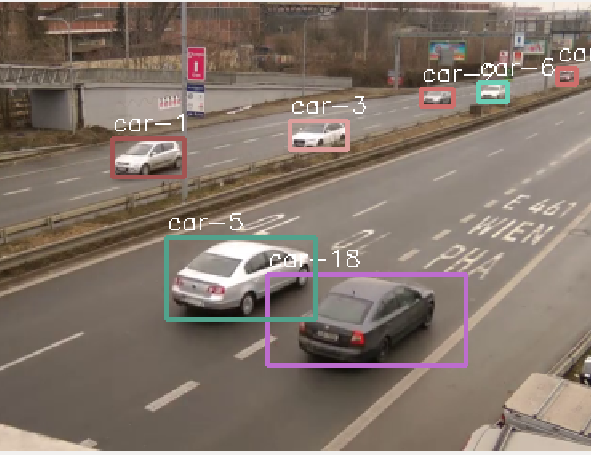
#> input picture Tracker.PNG, 591 x 455 px, given in place of test_simple.mp4, which was not available
$ python main1.py
#> lines starting #> are read from the running program, lines starting #| are printed output that depends on the picture; after the words box and inside, x2 and y2 are one past the last pixel; in counts of white or black regions, pixels touching at a corner belong together; long printed decimals are rounded; pictures that were not available may be replaced by others from this repository, and a replacement may not be noted
### Final2/pc_lines_diamond/mx_lines.py
# -*- coding: utf-8 -*-


# you can use
import numpy as np
import matplotlib.pyplot as plt
from sklearn import linear_model
from pc_lines_diamond.ransac.ransac import *


def augment(xys):
    axy = np.ones((len(xys), 3))
    axy[:, :2] = xys
    return axy

def estimate(xys):
    axy = augment(xys[:2])
    return np.linalg.svd(axy)[-1][-1, :]

def is_inlier(coeffs, xy, threshold):
    return np.abs(coeffs.dot(augment([xy]).T)) < threshold
#def get_lines_coeffs(lines_xy_coordinates, radius = 22, img_shape=[512,512]):
#    """
#    linexy_coordinates can be n x ? array n is number of lines
#    ? is number of points in that line may be any numbers
#    """
#    rads_size =1
#    patch_size= radius * 2 + 1
#    height, width = img_shape
#
#    dist = np.zeros([len(lines_xy_coordinates, patch_size, patch_size)])
#    # mask with distances
#    for i in range(patch_size):
#        for j in range(patch_size):
#            dist[i,j] = max(abs(i - radius), abs(j-radius))
#
#    w_c = (width - 1) / 2.0
#    h_c = (height - 1)/ 2.0
#
#    norm = max(w_c, h_c) - radius
#
##    for i in np.arange(radius, width - radius, 1):
##        for j in np.arange(radius, height - radius,1):
#    for i in range(len(lines_xy_coordinates)):
#        results  = lines_xy_coordinates[i]
#
#        # fit ellipse


# [69 lines left out: functions fit_ellipse, eigens, not called in this run]

#def run_fitting(points, width, height, rads,padding=22):
#    """
#
#    width and height is belong to original image
#    points are 4 valued array, x1,y1,x2,y2
#
#    """
#    width = width + 2 * padding
#    height = height + 2 * height
#
#    patch_size = rads[-1] * 2 +1
#    dist = np.zeros([patch_size, patch_size])
#    for i in range(patch_size):
#        for j in range(patch_size):
#            dist[i, j] = max(abs(i - rads[-1]),abs(j - rads[-1]))
#    w_c = (width -1)/2
#    h_c = (height-1)/2
#    norm = (max(w_c, h_c) - rads[-1])
#
#    for i in range(len(points)):
#        ix = (points[i][2] -points[i][0])/2
#        iy = (points[i][1] - points[1][0])/2
#        m_point = [ix, iy, dist[]]
#        fit_ell
##
#
#points = np.array([( 0 , 3),
#    ( 1 , 2),
#    ( 1 , 7),
#    ( 2 , 2),
#    ( 2 , 4),
#    ( 2 , 5),
#    ( 2 , 6),
#    ( 2 ,14),
#    ( 3 , 4),
#    ( 4 , 4),
#    ( 5 , 5),
#    ( 5 ,14),
#    ( 6 , 4),
#    ( 7 , 3),
#    ( 7 , 7),
#    ( 8 ,10),
#    ( 9 , 1),
#    ( 9 , 8),
#    ( 9 , 9),
#    (10,  1),
#    (10,  2),
#    (10 ,12),
#    (11 ,8),
#    (11 , 7),
#    (12 , 7),
#    (12 ,11),
#    (12 ,12),
#    (13 , 6),
#    (13 , 8),
#    (13 ,12),
#    (14 , 4),
#    (14 , 5),
#    (14 ,10),
#    (14 ,13)])
#

def get_coeffs(points):
# [5 lines of commented-out code are left out]
    goal_inliers = len(points)
    max_iterations = 3
    m, b,new_points  = run_ransac(points, estimate, lambda x, y: is_inlier(x, y, 0.1), goal_inliers, max_iterations, 20)
#    print(m)
    a,b,c = m
    c = -b * new_points[0][1] - a * new_points[0][0]
    return a,b,c


#ax + by + c=0
#y = -1(ax+c)/ b
def gety(x, a,b,c):
    return -(a*x + c)/b

# [41 lines that do not run on import are left out]

### Final2/pc_lines_diamond/ransac/ransac.py
import random
import numpy as np
def run_ransac(data, estimate, is_inlier, sample_size, goal_inliers, max_iterations, stop_at_goal=True, random_seed=30):
    best_ic = 0
    best_model = None
    random.seed(random_seed)
    # random.sample cannot deal with "data" being a numpy array
    data = list(data)
    for i in range(max_iterations):
# [4 lines of commented-out code are left out]
        s = random.sample(data, int(sample_size))
        m = estimate(s)
        ic = 0
        for j in range(len(data)):
            if is_inlier(m, data[j]):
                ic += 1

#        print(s)
#        print('estimate:', m,)
#        print('# inliers:', ic)

        if ic > best_ic:
            best_ic = ic
            best_model = m
            if ic > goal_inliers and stop_at_goal:
                break
#        print('took iterations:', i+1, 'best model:', best_model, 'explains:', best_ic)
#    print(best_model, best_ic)
    return best_model, best_ic, s
# [4 lines left out: function augment, not called in this run]

def estimate(xys):
    axy = augment(xys[:2])
    return np.linalg.svd(axy)[-1][-1, :]

def is_inlier(coeffs, xy, threshold):
    return np.abs(coeffs.dot(augment([xy]).T)) < threshold
#def get_lines_coeffs(lines_xy_coordinates, radius = 22, img_shape=

### Final2/main1.py
# -*- coding: utf-8 -*-
from __future__ import print_function
"""
Created on Wed Feb 19 08:51:41 2020

@author: ixtiyor
"""
from random import randrange
import numpy as np
import cv2 as cv
import os
import math
import random
#from common import anorm2, draw_str
from pylsd import lsd
import matplotlib.pyplot as plt
from pc_lines_diamond.mx_lines import  fit_ellipse, gety,get_coeffs
import cv2
#from pclines import params, denoise_lanes
#parameters to change
lk_params = dict( winSize  = (15, 15),
                  maxLevel = 2,
                  criteria = (cv.TERM_CRITERIA_EPS | cv.TERM_CRITERIA_COUNT, 10, 0.03))

feature_params = dict( maxCorners = 100,
                       qualityLevel = 0.2,
                       minDistance = 7,
                       blockSize = 7 )

def draw_hough_line(accumulator, thetas, rhos):
# [20 lines of commented-out code are left out]

    accumulator = np.array(accumulator/ np.max(accumulator)  * 255, dtype=np.uint8)
#    accumulator = cv2.resize(accumulator, (512,512))
    return accumulator
def twoPoints2Polar(line):
    p1 = np.array(line[0])
    p2 = np.array(line[1])
    # Compute 'rho' and 'theta'
    rho = abs(p2[0]*p1[1] - p2[1]*p1[0]) / cv.norm(p2 - p1);
    theta = -np.arctan2((p2[0] - p1[0]) , (p2[1] - p1[1]));

    # You can have a negative distance from the center
    # when the angle is negative
    if (theta < 0):
        rho = -rho;

    return rho, theta
class App:
    def __init__(self, video_src):
        # parameters to change
        self.track_len = 20
        self.detect_interval = 5
        self.tracks = []
        self.cam = cv.VideoCapture(video_src)
        self.frame_idx = 0

    def get_len_tracks(self, i):
        x = self.tracks[i][0][0]
        y = self.tracks[i][0][1]
        len_= 0
        diff_xs = 0
        diff_ys = 0
        for j in np.arange(1, len(self.tracks[i]),1):
            xn = self.tracks[i][j][0]
            yn = self.tracks[i][j][1]
            diff_x = (xn-x)
            diff_y = (yn-y)
            len_ += math.sqrt(diff_x * diff_x + diff_y * diff_y)
            diff_xs += diff_x
            diff_ys += diff_y

        return len_, (diff_xs, diff_ys)

    def line_intersection_point(self, line1, line2):
        xdiff = (line1[0][0] - line1[1][0], line2[0][0] - line2[1][0])
        ydiff = (line1[0][1] - line1[1][1], line2[0][1] - line2[1][1])

        def det(a, b):
            return a[0] * b[1] - a[1] * b[0]

        div = det(xdiff, ydiff)
        if div == 0:
           return None, None

        d = (det(*line1), det(*line2))
        x = det(d, xdiff) / div
        y = det(d, ydiff) / div
        return x, y

    def take_n_best_lanes(self, accumulator, thetas, rhos, n = 3):
        rho_id, t_id = np.unravel_index(np.argmin(accumulator), np.array(accumulator).shape)
        min_value = accumulator[rho_id, t_id]
        accumulator_temp = accumulator.copy()
        points = []
        for i in range(n):
            rho_id, t_id = np.unravel_index(np.argmax(accumulator_temp), np.array(accumulator_temp).shape)
            accumulator_temp[rho_id, t_id] = min_value
            rho = rhos[rho_id]
            theta = thetas[t_id]
            a, b= math.cos(theta), math.sin(theta)
            x0 = a*rho
            y0 = b*rho
            pt1 = (int(round(x0 + 1000*(-b))), int(round(y0 + 1000*(a))))
            pt2 = (int(round(x0 - 1000*(-b))), int(round(y0 - 1000*(a))))
            points.append((pt1, pt2))
        return points

    def take_lane_towards_horizon(self,point1, point2, length=30):
        xdiff = (point1[0] - point2[0])
        ydiff = (point1[1] - point2[1])
        len_ = math.sqrt(xdiff*xdiff + ydiff*ydiff)
        return (point1, (int(point1[0] + length* xdiff/len_),int(point1[1] + length* ydiff/len_)))

    def run(self):
        thetas = np.deg2rad(np.arange(-90.0, 90.0))
        num_thetas = len(thetas)
        cos_t = np.cos(thetas)
        sin_t = np.sin(thetas)
        _ret, frame = self.cam.read()
#> frame is the input picture: shape (455, 591, 3); mean B, G, R 106.3, 116.5, 130.3
        frame = cv.resize(frame, (320,320 ))
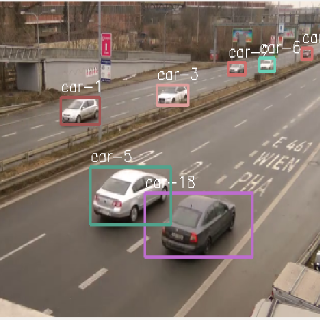
#> frame: shape (320, 320, 3); mean B, G, R 106.3, 116.5, 130.3
        width = frame.shape[1]
#> width = 320
        height = frame.shape[0]
#> height = 320

#        self.prms = params(width, height)

        diag_len = np.ceil(np.sqrt(width * width + height * height))   # max_dist
#> diag_len = 453
        diag_len = int(diag_len)
        accumulator1 = np.zeros((2 * diag_len, num_thetas), dtype=np.uint64)
        accumulator2 = np.zeros((2 * diag_len, num_thetas), dtype=np.uint64)
        hough_image = None

        while True:
            _ret, frame = self.cam.read()
            frame = cv.resize(frame, (width,height ))
            print(diag_len)
#| 453
            rhos = np.linspace(-diag_len,diag_len,diag_len*2)
#> rhos = 906 values from -453 to 453
            frame_gray = cv.cvtColor(frame, cv.COLOR_BGR2GRAY)
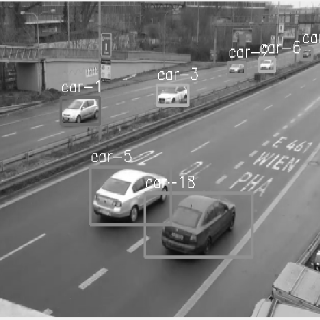
#> frame_gray: shape (320, 320); min 11, max 255, mean 119.4
            vis = frame.copy()


            #vis = np.zeros(frame.shape, np.uint8)
            if len(self.tracks) > 0:
                img0, img1 = self.prev_gray, frame_gray
                p0 = np.float32([tr[-1] for tr in self.tracks]).reshape(-1, 1, 2)
                p1, _st, _err = cv.calcOpticalFlowPyrLK(img0, img1, p0, None, **lk_params)
                p0r, _st, _err = cv.calcOpticalFlowPyrLK(img1, img0, p1, None, **lk_params)
                d = abs(p0-p0r).reshape(-1, 2).max(-1)
                good = d < 1 # parameter to change
                new_tracks = []
                for tr, (x, y), good_flag in zip(self.tracks, p1.reshape(-1, 2), good):
                    if not good_flag:
                        continue
                    tr.append((x, y))
                    if len(tr) > self.track_len:
                        del tr[0]
                    new_tracks.append(tr)
                    cv.circle(vis, (x, y), 1, (0, 255, 0), -1)
                self.tracks = new_tracks

                print('track count: %d' % len(self.tracks))

            if self.frame_idx % self.detect_interval == 0:
                mask = np.zeros_like(frame_gray)
                mask[:] = 255
                for x, y in [np.int32(tr[-1]) for tr in self.tracks]:
                    cv.circle(mask, (x, y), 5, 0, -1)
                p = cv.goodFeaturesToTrack(frame_gray, mask = mask, **feature_params)
#> p = 47 rows, first 8: [250, 51], [266, 47], [241, 54], [233, 54], [313, 36], [103, 155], [147, 185], [296, 47]
                if p is not None:
                    for x, y in np.float32(p).reshape(-1, 2):
                        self.tracks.append([(x, y)])
#> this loop made 47 passes
#> (x, y) on passes 1 to 12: (250, 51), (266, 47), (241, 54), (233, 54), (313, 36), (103, 155), (147, 185), (296, 47), (160, 73), (154, 181), (94, 157), (168, 73)
#> after the loop, self.tracks = 47 items

            # [9 lines of commented-out code are left out]
            for i in range(len(self.tracks)):
                len_, (diff_xs, diff_ys) = self.get_len_tracks(i)
                cv.polylines(vis, np.int32([self.tracks[i]]), False, (0, 0, 255))
# [12 lines of commented-out code are left out]
                a,b,c = get_coeffs(np.array(self.tracks[i]))
                xs = [-width,width-1]
                ys= [gety(xs[0], a,b,c),gety(xs[1], a,b,c)]
                rho, theta = twoPoints2Polar([[xs[0], ys[0]], [xs[1], ys[1]]])
                rho = rho + diag_len
                print('theta', theta)
                theta_id = (theta * 180 /np.pi)
                if(theta_id >0):
                    theta_id = theta_id + 90
                else:
                    theta_id = -theta_id
                accumulator1[int(rho), int(theta_id)] += 10
#> this loop made 47 passes
#> (x in get_len_tracks, y in get_len_tracks, m in get_coeffs, b, a, ys, p1 in twoPoints2Polar, p2 in twoPoints2Polar) on passes 1 to 6: (250, 51, [-0.00392, -0.000396, 1], -0.000396, -0.00392, [5696.8, -632.4], [-320, 5696.8], [319, -632.4]), (266, 47, [-0.0037, -0.000325, 1], -0.000325, -0.0037, [6731.4, -557.6], [-320, 6731.4], [319, -557.6]), (241, 54, [-0.00405, -0.000448, 1], -0.000448, -0.00405, [5123.5, -650.9], [-320, 5123.5], [319, -650.9]), (233, 54, [-0.00418, -0.000478, 1], -0.000478, -0.00418, [4889.5, -698], [-320, 4889.5], [319, -698]), (313, 36, [-0.00317, -0.000182, 1], -0.000182, -0.00317, [11079.5, -68.68], [-320, 11079.5], [319, -68.68]), (103, 155, [-0.00537, -0.00288, 1], -0.00288, -0.00537, [944, -247.9], [-320, 944], [319, -247.9])
#| theta -3.041
#| theta -3.054
#| theta -3.031
#| theta -3.028
#| theta -3.084
#| theta -2.649
#| theta -2.692
#| theta -3.063
#> (further printed lines are left out)
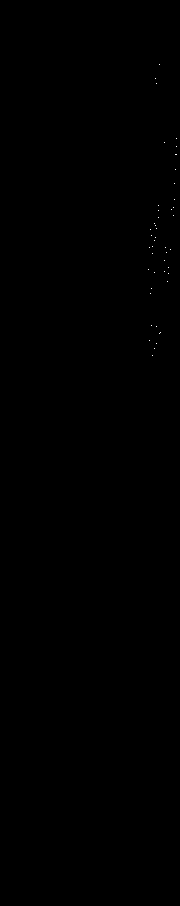
#> accumulator1: shape (906, 180) uint64; values 0 (black) and 10 (white), 0.03% white in thin lines or dots, all inside (x1, y1, x2, y2) = (148, 64, 177, 356)


            hough_image = draw_hough_line(accumulator1,thetas, rhos )
#            hough_image2 = draw_hough_line(accumulator2,thetas, rhos )

            points_acc1 = self.take_n_best_lanes(accumulator1, thetas, rhos, n = 2)
#> after the loop in take_n_best_lanes, `for i in range(n):`: accumulator_temp: shape (906, 180) uint64; values 0 (black) and 10 (white), 0.03% white in thin lines or dots, all inside (x1, y1, x2, y2) = (148, 83, 177, 356)
            for i in range(len(points_acc1)):
                cv.line( vis, points_acc1[i][0], points_acc1[i][1], (122,0,255), 2, 8 );
#> this loop made 2 passes
            points_acc2 = self.take_n_best_lanes(accumulator2, thetas, rhos, n = 2)
#> in take_n_best_lanes (call 2), `rho_id, t_id = np.unravel_index(np.argmin(accumulator), np.array(accum..`: accumulator: shape (906, 180) uint64; every value is 0
            for i in range(len(points_acc1)):
                cv.line( vis, points_acc2[i][0], points_acc2[i][1], (255,0,122), 2, 8 );

# [9 lines of commented-out code are left out]
            self.frame_idx += 1
            self.prev_gray = frame_gray

#            print(np.shape(vis), np.shape(frame), type(vis), type(vis[0,0,0]), type(frame[0,0,0]))
#            blnd_img = cv.add(vis,frame)
#            cv.imshow('img', blnd_img)
#            hough_image[np.where(hough_image <100) ] = 0
#> (the run stopped early here; a loop or call above may not have finished)

$ run again, on calibr.PNG
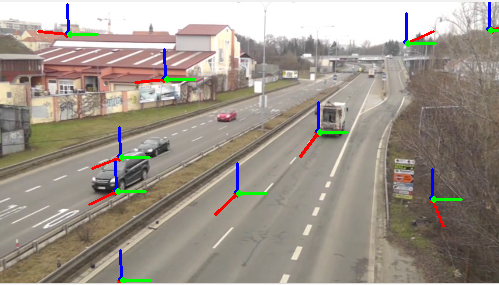
#> input picture calibr.PNG, 499 x 285 px, given in place of test_simple.mp4, which was not available
#> in run, frame is the input picture: shape (285, 499, 3); mean B, G, R 139.5, 149.5, 158.3
#> in run, `frame = cv.resize(frame, (320,320 ))`:
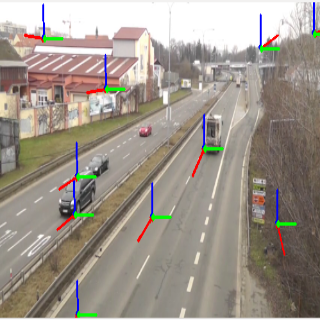
#> frame: shape (320, 320, 3); mean B, G, R 139.4, 149.4, 158.2
#| 453
#> in run, `frame_gray = cv.cvtColor(frame, cv.COLOR_BGR2GRAY)`:
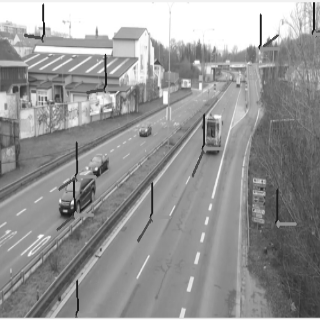
#> frame_gray: shape (320, 320); min 25, max 255, mean 150.8
#> p = 77 rows, first 8: [104, 56], [39, 36], [156, 63], [96, 172], [114, 96], [70, 202], [263, 44], [75, 315]
#> the loop in run, `for x, y in np.float32(p).reshape(-1, 2):` made 77 passes
#> after the loop in run, `for x, y in np.float32(p).reshape(-1, 2):`: self.tracks = 77 items
#> the loop in run, `for i in range(len(self.tracks)):` made 77 passes
#> (x in get_len_tracks, y in get_len_tracks, m in get_coeffs, b, a, ys, p1 in twoPoints2Polar, p2 in twoPoints2Polar) on passes 1 to 4: (104, 56, [-0.00847, -0.00213, 1], -0.00213, -0.00847, [1737.8, -796.8], [-320, 1737.8], [319, -796.8]), (39, 36, [-0.0188, -0.00736, 1], -0.00736, -0.0188, [954.3, -680.2], [-320, 954.3], [319, -680.2]), (156, 63, [-0.00594, -0.00115, 1], -0.00115, -0.00594, [2512.8, -775.9], [-320, 2512.8], [319, -775.9]), (96, 172, [-0.00508, -0.00298, 1], -0.00298, -0.00508, [880.6, -207.9], [-320, 880.6], [319, -207.9])
#> (printed output is left out)
#> the loop in run, `for i in range(len(points_acc1)):` made 2 passes

$ run again, on object_Detect1.PNG
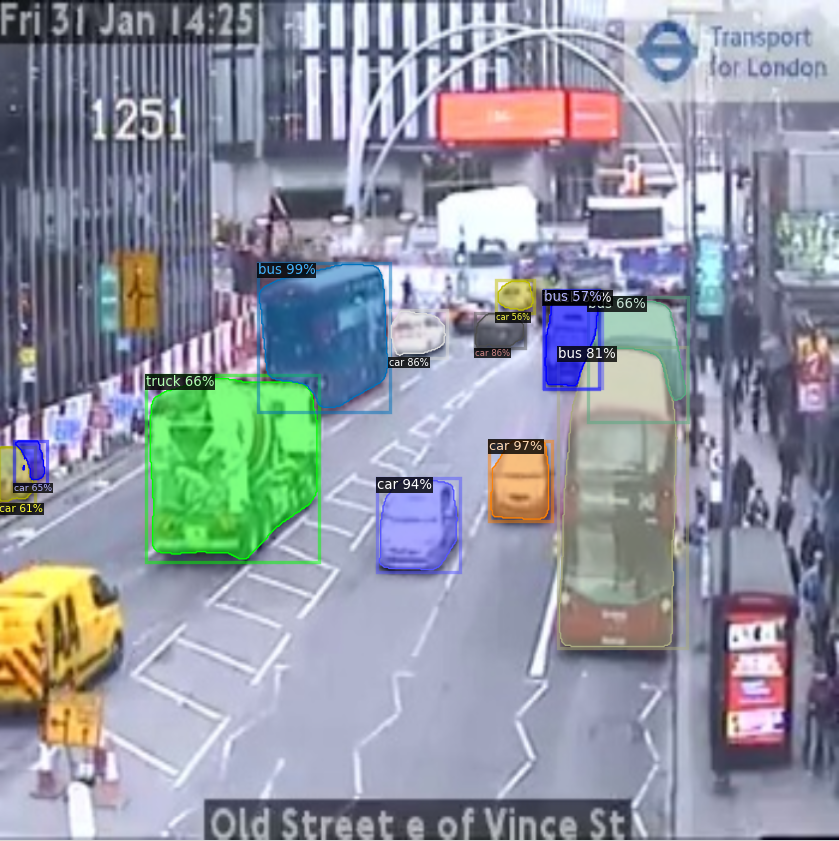
#> input picture object_Detect1.PNG, 839 x 841 px, given in place of test_simple.mp4, which was not available
#> in run, frame is the input picture: shape (841, 839, 3); mean B, G, R 160.4, 148.9, 143.9
#> in run, `frame = cv.resize(frame, (320,320 ))`:
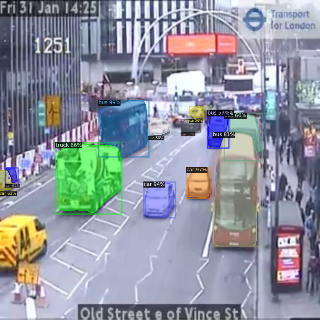
#> frame: shape (320, 320, 3); mean B, G, R 160.1, 148.7, 143.7
#| 453
#> in run, `frame_gray = cv.cvtColor(frame, cv.COLOR_BGR2GRAY)`:
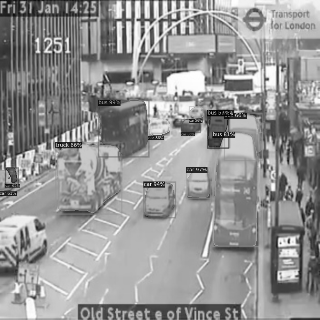
#> frame_gray: shape (320, 320); min 0, max 255, mean 148.5
#> p = 100 rows, first 8: [70, 139], [59, 140], [145, 184], [128, 18], [137, 20], [147, 18], [224, 136], [174, 18]
#> the loop in run, `for x, y in np.float32(p).reshape(-1, 2):` made 100 passes
#> after the loop in run, `for x, y in np.float32(p).reshape(-1, 2):`: self.tracks = 100 items
#> the loop in run, `for i in range(len(self.tracks)):` made 100 passes
#> (x in get_len_tracks, y in get_len_tracks, m in get_coeffs, b, a, ys, p1 in twoPoints2Polar, p2 in twoPoints2Polar) on passes 1 to 4: (70, 139, [-0.00643, -0.00396, 1], -0.00396, -0.00643, [772.1, -265.2], [-320, 772.1], [319, -265.2]), (59, 140, [-0.00658, -0.00437, 1], -0.00437, -0.00658, [711, -251.7], [-320, 711], [319, -251.7]), (145, 184, [-0.00427, -0.00207, 1], -0.00207, -0.00427, [1142.5, -174.7], [-320, 1142.5], [319, -174.7]), (128, 18, [-0.00774, -0.000541, 1], -0.000541, -0.00774, [6421, -2711.8], [-320, 6421], [319, -2711.8])
#> (printed output is left out)
#> the loop in run, `for i in range(len(points_acc1)):` made 2 passes
